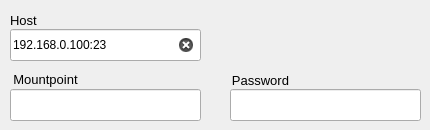
          <widget class="QWidget" name="tab_ntrips">
           <attribute name="title">
            <string>NTRIP Server</string>
           </attribute>
           <widget class="QLineEdit" name="lineEdit_str2str_out_ntrips_mountpoint">
            <property name="geometry">
             <rect>
              <x>10</x>
              <y>89</y>
              <width>191</width>
              <height>32</height>
             </rect>
            </property>
            <property name="clearButtonEnabled">
             <bool>true</bool>
            </property>
           </widget>
           <widget class="QLabel" name="label_92">
            <property name="geometry">
             <rect>
              <x>230</x>
              <y>70</y>
              <width>61</width>
              <height>20</height>
             </rect>
            </property>
            <property name="font">
             <font>
              <pointsize>10</pointsize>
             </font>
            </property>
            <property name="text">
             <string>Password</string>
            </property>
            <property name="alignment">
             <set>Qt::AlignCenter</set>
            </property>
           </widget>
           <widget class="QLineEdit" name="lineEdit_str2str_out_ntrips_host">
            <property name="geometry">
             <rect>
              <x>10</x>
              <y>29</y>
              <width>191</width>
              <height>32</height>
             </rect>
            </property>
            <property name="text">
             <string>192.168.0.100:23</string>
            </property>
            <property name="clearButtonEnabled">
             <bool>true</bool>
            </property>
           </widget>
           <widget class="QLineEdit" name="lineEdit_str2str_out_ntrips_pass">
            <property name="geometry">
             <rect>
              <x>230</x>
              <y>89</y>
              <width>191</width>
              <height>32</height>
             </rect>
            </property>
            <property name="clearButtonEnabled">
             <bool>true</bool>
            </property>
           </widget>
           <widget class="QLabel" name="label_93">
            <property name="geometry">
             <rect>
              <x>10</x>
              <y>69</y>
              <width>71</width>
              <height>20</height>
             </rect>
            </property>
            <property name="font">
             <font>
              <pointsize>10</pointsize>
             </font>
            </property>
            <property name="text">
             <string>Mountpoint</string>
            </property>
            <property name="alignment">
             <set>Qt::AlignCenter</set>
            </property>
           </widget>
           <widget class="QLabel" name="label_94">
            <property name="geometry">
             <rect>
              <x>10</x>
              <y>10</y>
              <width>90</width>
              <height>21</height>
             </rect>
            </property>
            <property name="font">
             <font>
              <pointsize>10</pointsize>
              <weight>50</weight>
              <bold>false</bold>
             </font>
            </property>
            <property name="text">
             <string>Host</string>
            </property>
           </widget>
          </widget>
